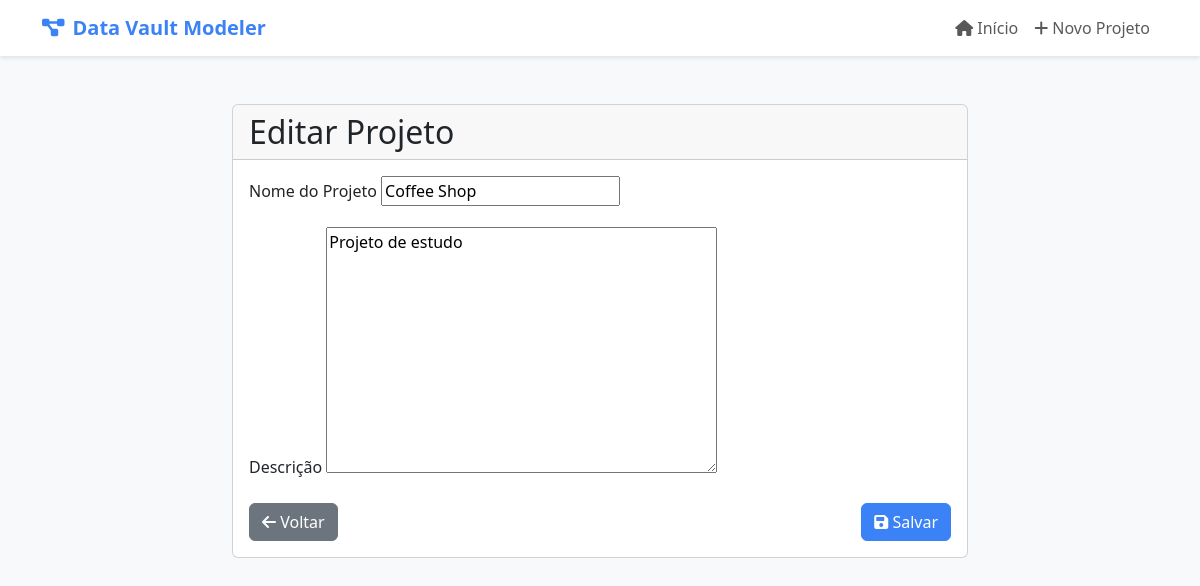
/project/1/edit/, run on an earlier commit of the app's database.
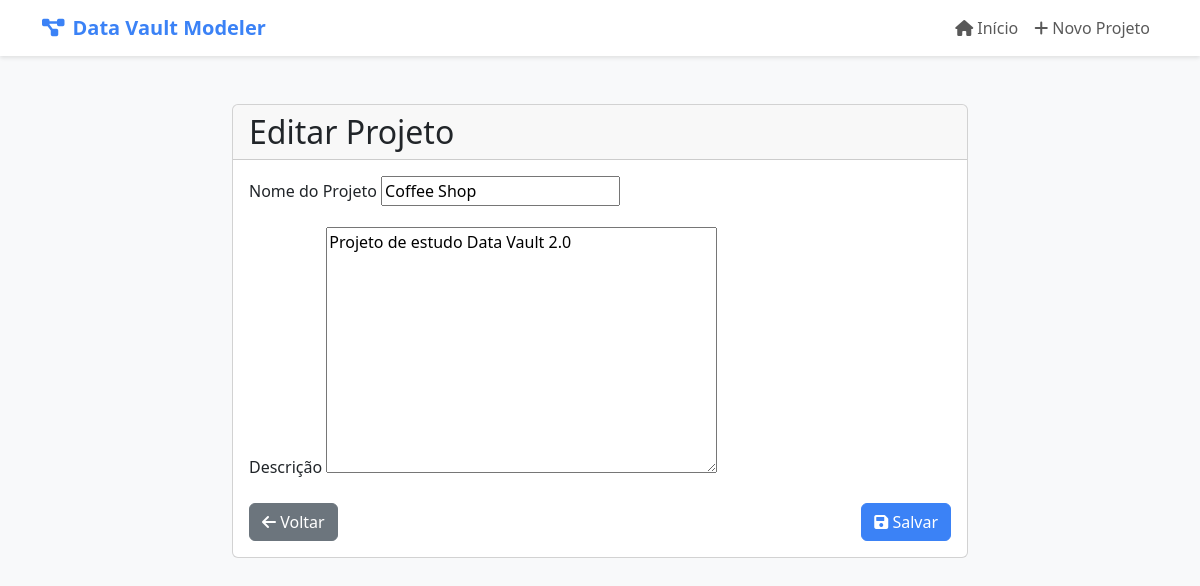
And on a later commit of the database.
### modeler/models.py (models this page shows, shortened)
class Project(models.Model):
    name = models.CharField(max_length=100)
    description = models.TextField(blank=True)
    created_at = models.DateTimeField(auto_now_add=True)
    updated_at = models.DateTimeField(auto_now=True)

### modeler/views.py (the view)
# urls.py: path('project/<int:pk>/edit/', views.ProjectUpdateView.as_view(), name='project_update'),
class ProjectUpdateView(UpdateView):
    model = Project
    template_name = 'modeler/project_form.html'
    fields = ['name', 'description']
    success_url = reverse_lazy('project_list')

### modeler/templates/modeler/project_form.html (shortened to what this page needs)
{% extends "modeler/base.html" %}
{% block content %}
<div class="container mt-4">
    <div class="row justify-content-center">
        <div class="col-md-8">
            <div class="card">
                <div class="card-header">
                    <h2 class="card-title mb-0">
                        {% if form.instance.pk %}
                            Editar Projeto
                        {% else %}
                            Novo Projeto
                        {% endif %}
                    </h2>
                </div>
                <div class="card-body">
                    <form method="post">
                        <div class="mb-3">
                            <label for="{{ form.name.id_for_label }}" class="form-label">Nome do Projeto</label>
                            {{ form.name }}
                        </div>
                        <div class="mb-3">
                            <label for="{{ form.description.id_for_label }}" class="form-label">Descrição</label>
                            {{ form.description }}
                        </div>
                        <div class="d-flex justify-content-between">
                            <a href="{% url 'project_list' %}" class="btn btn-secondary">
                                <i class="fas fa-arrow-left"></i> Voltar
                            </a>
                            <button type="submit" class="btn btn-primary">
                                <i class="fas fa-save"></i> Salvar
                            </button>
                        </div>
                    </form>
                </div>
            </div>
        </div>
    </div>
</div>
{% endblock %}

What changed in the data, as far as the page shows it:
changed Project "Coffee Shop": description "Projeto de estudo" → "Projeto de estudo Data Vault 2.0"
